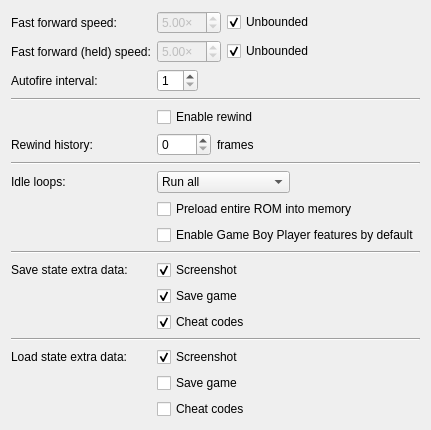
     <widget class="QWidget" name="emulation">
      <layout class="QFormLayout" name="formLayout_2">
       <property name="fieldGrowthPolicy">
        <enum>QFormLayout::FieldsStayAtSizeHint</enum>
       </property>
       <item row="0" column="0">
        <widget class="QLabel" name="label_18">
         <property name="text">
          <string>Fast forward speed:</string>
         </property>
        </widget>
       </item>
       <item row="0" column="1">
        <layout class="QHBoxLayout" name="horizontalLayout_5">
         <item>
          <widget class="QDoubleSpinBox" name="fastForwardRatio">
           <property name="enabled">
            <bool>false</bool>
           </property>
           <property name="suffix">
            <string notr="true">×</string>
           </property>
           <property name="minimum">
            <double>0.010000000000000</double>
           </property>
           <property name="maximum">
            <double>20.000000000000000</double>
           </property>
           <property name="singleStep">
            <double>0.500000000000000</double>
           </property>
           <property name="value">
            <double>5.000000000000000</double>
           </property>
          </widget>
         </item>
         <item>
          <widget class="QCheckBox" name="fastForwardUnbounded">
           <property name="text">
            <string>Unbounded</string>
           </property>
           <property name="checked">
            <bool>true</bool>
           </property>
          </widget>
         </item>
        </layout>
       </item>
       <item row="1" column="0">
        <widget class="QLabel" name="label_181">
         <property name="text">
          <string>Fast forward (held) speed:</string>
         </property>
        </widget>
       </item>
       <item row="1" column="1">
        <layout class="QHBoxLayout" name="horizontalLayout_51">
         <item>
          <widget class="QDoubleSpinBox" name="fastForwardHeldRatio">
           <property name="enabled">
            <bool>false</bool>
           </property>
           <property name="suffix">
            <string notr="true">×</string>
           </property>
           <property name="minimum">
            <double>0.010000000000000</double>
           </property>
           <property name="maximum">
            <double>20.000000000000000</double>
           </property>
           <property name="singleStep">
            <double>0.500000000000000</double>
           </property>
           <property name="value">
            <double>5.000000000000000</double>
           </property>
          </widget>
         </item>
         <item>
          <widget class="QCheckBox" name="fastForwardHeldUnbounded">
           <property name="text">
            <string>Unbounded</string>
           </property>
           <property name="checked">
            <bool>true</bool>
           </property>
          </widget>
         </item>
        </layout>
       </item>
       <item row="2" column="0">
        <widget class="QLabel" name="label_31">
         <property name="text">
          <string>Autofire interval:</string>
         </property>
        </widget>
       </item>
       <item row="2" column="1">
        <widget class="QSpinBox" name="autofireThreshold">
         <property name="minimum">
          <number>1</number>
         </property>
         <property name="maximum">
          <number>60</number>
         </property>
        </widget>
       </item>
       <item row="3" column="0" colspan="2">
        <widget class="Line" name="line">
         <property name="orientation">
          <enum>Qt::Horizontal</enum>
         </property>
        </widget>
       </item>
       <item row="4" column="1">
        <widget class="QCheckBox" name="rewind">
         <property name="text">
          <string>Enable rewind</string>
         </property>
        </widget>
       </item>
       <item row="5" column="0">
        <widget class="QLabel" name="label_8">
         <property name="text">
          <string>Rewind history:</string>
         </property>
        </widget>
       </item>
       <item row="5" column="1">
        <layout class="QHBoxLayout" name="horizontalLayout_13">
         <item>
          <widget class="QSpinBox" name="rewindCapacity">
           <property name="maximum">
            <number>3600</number>
           </property>
          </widget>
         </item>
         <item>
          <widget class="QLabel" name="label_7">
           <property name="text">
            <string>frames</string>
           </property>
          </widget>
         </item>
        </layout>
       </item>
       <item row="6" column="0" colspan="2">
        <widget class="Line" name="line_3">
         <property name="orientation">
          <enum>Qt::Horizontal</enum>
         </property>
        </widget>
       </item>
       <item row="7" column="0">
        <widget class="QLabel" name="label_15">
         <property name="text">
          <string>Idle loops:</string>
         </property>
        </widget>
       </item>
       <item row="7" column="1">
        <widget class="QComboBox" name="idleOptimization">
         <item>
          <property name="text">
           <string>Run all</string>
          </property>
         </item>
         <item>
          <property name="text">
           <string>Remove known</string>
          </property>
         </item>
         <item>
          <property name="text">
           <string>Detect and remove</string>
          </property>
         </item>
        </widget>
       </item>
       <item row="8" column="1">
        <widget class="QCheckBox" name="preload">
         <property name="text">
          <string>Preload entire ROM into memory</string>
         </property>
        </widget>
       </item>
       <item row="10" column="0" colspan="2">
        <widget class="Line" name="line_2">
         <property name="orientation">
          <enum>Qt::Horizontal</enum>
         </property>
        </widget>
       </item>
       <item row="11" column="0">
        <widget class="QLabel" name="label_24">
         <property name="text">
          <string>Save state extra data:</string>
         </property>
        </widget>
       </item>
       <item row="11" column="1">
        <widget class="QCheckBox" name="saveStateScreenshot">
         <property name="text">
          <string>Screenshot</string>
         </property>
         <property name="checked">
          <bool>true</bool>
         </property>
        </widget>
       </item>
       <item row="12" column="1">
        <widget class="QCheckBox" name="saveStateSave">
         <property name="text">
          <string>Save game</string>
         </property>
         <property name="checked">
          <bool>true</bool>
         </property>
        </widget>
       </item>
       <item row="13" column="1">
        <widget class="QCheckBox" name="saveStateCheats">
         <property name="text">
          <string>Cheat codes</string>
         </property>
         <property name="checked">
          <bool>true</bool>
         </property>
        </widget>
       </item>
       <item row="14" column="0" colspan="2">
        <widget class="Line" name="line_9">
         <property name="orientation">
          <enum>Qt::Horizontal</enum>
         </property>
        </widget>
       </item>
       <item row="15" column="0">
        <widget class="QLabel" name="label_25">
         <property name="text">
          <string>Load state extra data:</string>
         </property>
        </widget>
       </item>
       <item row="15" column="1">
        <widget class="QCheckBox" name="loadStateScreenshot">
         <property name="text">
          <string>Screenshot</string>
         </property>
         <property name="checked">
          <bool>true</bool>
         </property>
        </widget>
       </item>
       <item row="16" column="1">
        <widget class="QCheckBox" name="loadStateSave">
         <property name="text">
          <string>Save game</string>
         </property>
        </widget>
       </item>
       <item row="17" column="1">
        <widget class="QCheckBox" name="loadStateCheats">
         <property name="text">
          <string>Cheat codes</string>
         </property>
        </widget>
       </item>
       <item row="9" column="1">
        <widget class="QCheckBox" name="forceGbp">
         <property name="text">
          <string>Enable Game Boy Player features by default</string>
         </property>
        </widget>
       </item>
      </layout>
     </widget>
